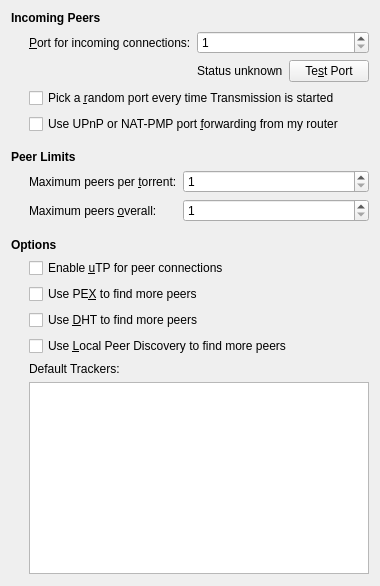
     <widget class="QWidget" name="networkTab">
      <attribute name="title">
       <string>Network</string>
      </attribute>
      <layout class="QVBoxLayout" name="networkTabLayout">
       <item>
        <widget class="QLabel" name="incomingPeersSectionLabel">
         <property name="styleSheet">
          <string notr="true">font-weight:bold</string>
         </property>
         <property name="text">
          <string>Incoming Peers</string>
         </property>
        </widget>
       </item>
       <item>
        <layout class="QGridLayout" name="incomingPeersSectionLayout" columnstretch="0,1,0">
         <property name="leftMargin">
          <number>18</number>
         </property>
         <item row="0" column="0">
          <widget class="QLabel" name="peerPortLabel">
           <property name="text">
            <string>&amp;Port for incoming connections:</string>
           </property>
           <property name="buddy">
            <cstring>peerPortSpin</cstring>
           </property>
          </widget>
         </item>
         <item row="0" column="1" colspan="2">
          <widget class="QSpinBox" name="peerPortSpin">
           <property name="minimum">
            <number>1</number>
           </property>
           <property name="maximum">
            <number>65535</number>
           </property>
          </widget>
         </item>
         <item row="1" column="1">
          <widget class="QLabel" name="peerPortStatusLabel">
           <property name="text">
            <string>Status unknown</string>
           </property>
          </widget>
         </item>
         <item row="1" column="2">
          <widget class="QPushButton" name="testPeerPortButton">
           <property name="text">
            <string>Te&amp;st Port</string>
           </property>
           <property name="autoDefault">
            <bool>false</bool>
           </property>
          </widget>
         </item>
         <item row="2" column="0" colspan="3">
          <widget class="QCheckBox" name="randomPeerPortCheck">
           <property name="text">
            <string>Pick a &amp;random port every time Transmission is started</string>
           </property>
          </widget>
         </item>
         <item row="3" column="0" colspan="3">
          <widget class="QCheckBox" name="enablePortForwardingCheck">
           <property name="text">
            <string>Use UPnP or NAT-PMP port &amp;forwarding from my router</string>
           </property>
          </widget>
         </item>
        </layout>
       </item>
       <item>
        <spacer name="peerLimitsSectionSpacer">
         <property name="orientation">
          <enum>Qt::Vertical</enum>
         </property>
         <property name="sizeType">
          <enum>QSizePolicy::Fixed</enum>
         </property>
         <property name="sizeHint" stdset="0">
          <size>
           <width>1</width>
           <height>10</height>
          </size>
         </property>
        </spacer>
       </item>
       <item>
        <widget class="QLabel" name="peerLimitsSectionLabel">
         <property name="styleSheet">
          <string notr="true">font-weight:bold</string>
         </property>
         <property name="text">
          <string>Peer Limits</string>
         </property>
        </widget>
       </item>
       <item>
        <layout class="QGridLayout" name="peerLimitsSectionLayout" columnstretch="0,1">
         <property name="leftMargin">
          <number>18</number>
         </property>
         <item row="0" column="0">
          <widget class="QLabel" name="torrentPeerLimitLabel">
           <property name="text">
            <string>Maximum peers per &amp;torrent:</string>
           </property>
           <property name="buddy">
            <cstring>torrentPeerLimitSpin</cstring>
           </property>
          </widget>
         </item>
         <item row="0" column="1">
          <widget class="QSpinBox" name="torrentPeerLimitSpin">
           <property name="minimum">
            <number>1</number>
           </property>
           <property name="maximum">
            <number>1024</number>
           </property>
           <property name="singleStep">
            <number>5</number>
           </property>
          </widget>
         </item>
         <item row="1" column="0">
          <widget class="QLabel" name="globalPeerLimitLabel">
           <property name="text">
            <string>Maximum peers &amp;overall:</string>
           </property>
           <property name="buddy">
            <cstring>globalPeerLimitSpin</cstring>
           </property>
          </widget>
         </item>
         <item row="1" column="1">
          <widget class="QSpinBox" name="globalPeerLimitSpin">
           <property name="minimum">
            <number>1</number>
           </property>
           <property name="maximum">
            <number>1024</number>
           </property>
           <property name="singleStep">
            <number>5</number>
           </property>
          </widget>
         </item>
        </layout>
       </item>
       <item>
        <spacer name="optionsSectionSpacer">
         <property name="orientation">
          <enum>Qt::Vertical</enum>
         </property>
         <property name="sizeType">
          <enum>QSizePolicy::Fixed</enum>
         </property>
         <property name="sizeHint" stdset="0">
          <size>
           <width>1</width>
           <height>10</height>
          </size>
         </property>
        </spacer>
       </item>
       <item>
        <widget class="QLabel" name="optionsSectionLabel">
         <property name="styleSheet">
          <string notr="true">font-weight:bold</string>
         </property>
         <property name="text">
          <string>Options</string>
         </property>
        </widget>
       </item>
       <item>
        <layout class="QVBoxLayout" name="optionsSectionLayout">
         <property name="leftMargin">
          <number>18</number>
         </property>
         <item>
          <widget class="QCheckBox" name="enableUtpCheck">
           <property name="toolTip">
            <string>uTP is a tool for reducing network congestion.</string>
           </property>
           <property name="text">
            <string>Enable &amp;uTP for peer connections</string>
           </property>
          </widget>
         </item>
         <item>
          <widget class="QCheckBox" name="enablePexCheck">
           <property name="toolTip">
            <string>PEX is a tool for exchanging peer lists with the peers you're connected to.</string>
           </property>
           <property name="text">
            <string>Use PE&amp;X to find more peers</string>
           </property>
          </widget>
         </item>
         <item>
          <widget class="QCheckBox" name="enableDhtCheck">
           <property name="toolTip">
            <string>DHT is a tool for finding peers without a tracker.</string>
           </property>
           <property name="text">
            <string>Use &amp;DHT to find more peers</string>
           </property>
          </widget>
         </item>
         <item>
          <widget class="QCheckBox" name="enableLpdCheck">
           <property name="toolTip">
            <string>LPD is a tool for finding peers on your local network.</string>
           </property>
           <property name="text">
            <string>Use &amp;Local Peer Discovery to find more peers</string>
           </property>
          </widget>
         </item>
         <item>
          <widget class="QLabel" name="defaultTrackersLabel">
           <property name="toolTip">
            <string>a list of default trackers to be added to new public torrents (and existing ones, after a reload)</string>
           </property>
           <property name="text">
            <string>Default Trackers:</string>
           </property>
          </widget>
         </item>
         <item>
          <widget class="QPlainTextEdit" name="defaultTrackersPlainTextEdit">
           <property name="lineWrapMode">
            <enum>QPlainTextEdit::NoWrap</enum>
           </property>
           <property name="plainText">
            <string notr="true"/>
           </property>
          </widget>
         </item>
        </layout>
       </item>
       <item>
        <spacer name="networkTabBottomSpacer">
         <property name="orientation">
          <enum>Qt::Vertical</enum>
         </property>
         <property name="sizeHint" stdset="0">
          <size>
           <width>1</width>
           <height>1</height>
          </size>
         </property>
        </spacer>
       </item>
      </layout>
     </widget>
